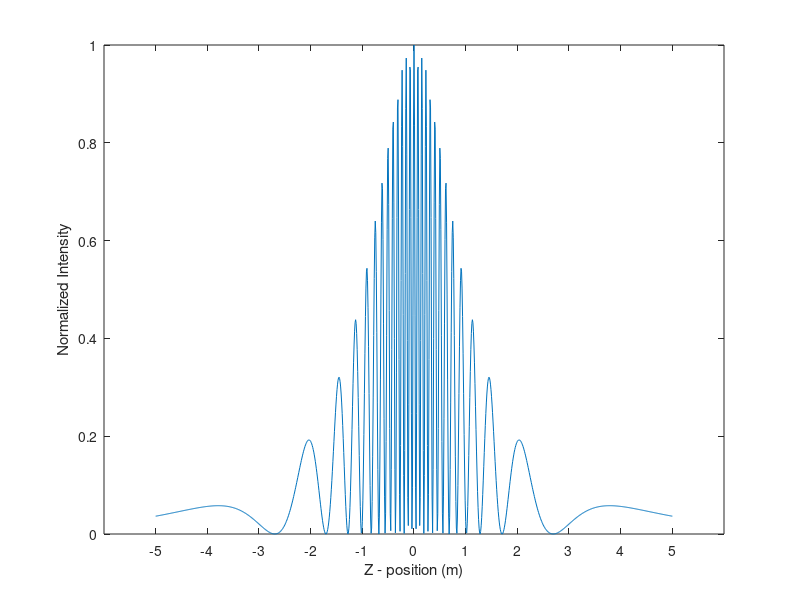

Here is the MATLAB script that generated this plot:
close all;
clear all;
clc;

lambda = 600e-9;
l = 1;
d = 8e-6;
z = linspace(-5,5,1001);
r = sqrt(l^2+z.^2);

r1 = sqrt(l^2 + (z - d/2).^2);
r2 = sqrt(l^2 + (z + d/2).^2);

intensity = ((1./r).*cos(pi*(r1-r2)./lambda)).^2;

plot(z,intensity)
xlabel("Z - position (m)")
xticks([-5 -4 -3 -2 -1 0 1 2 3 4 5])
xticklabels({'-5','-4','-3','-2','-1','0','1','2','3','4','5'})
ylabel("Normalized Intensity")